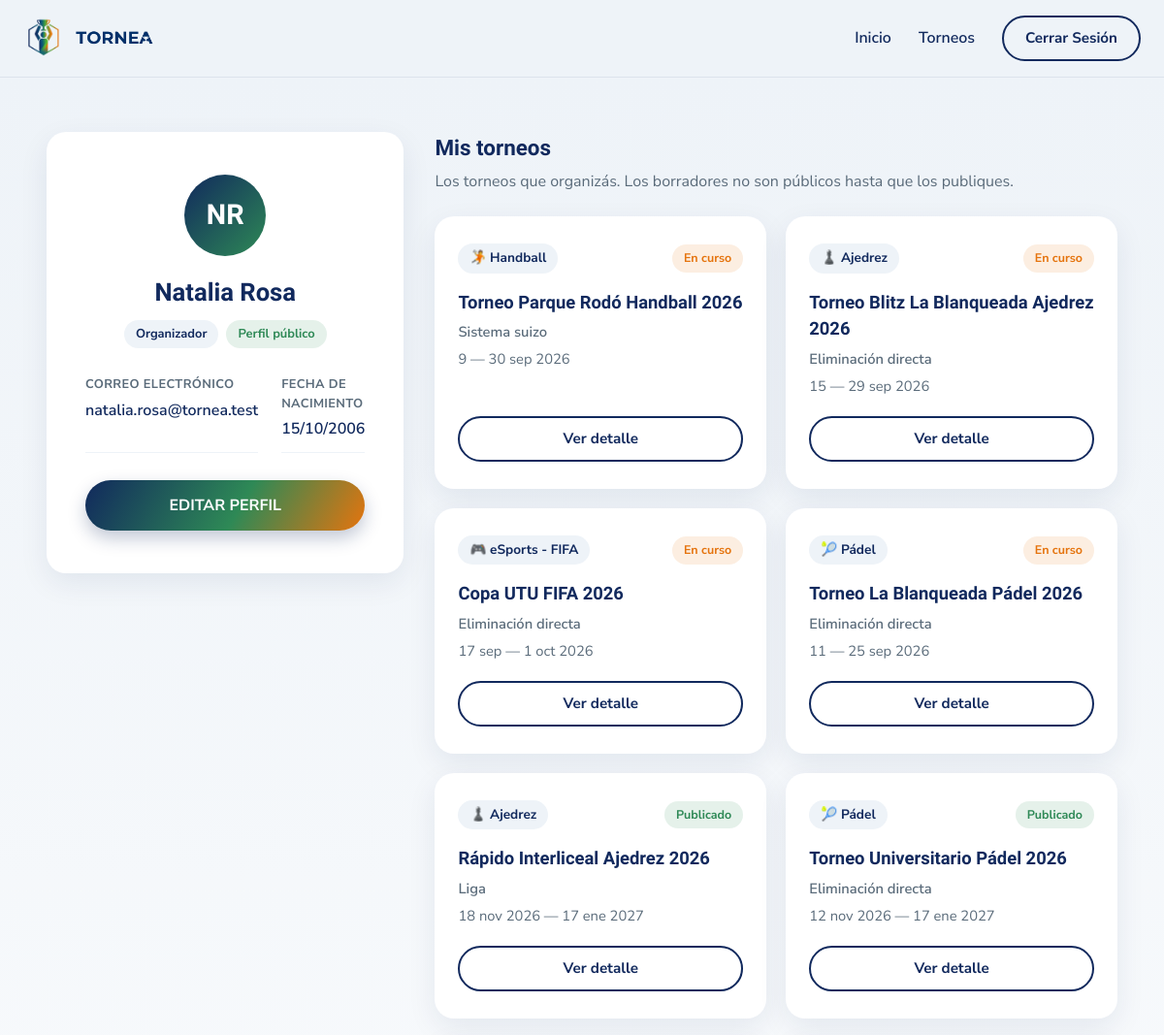
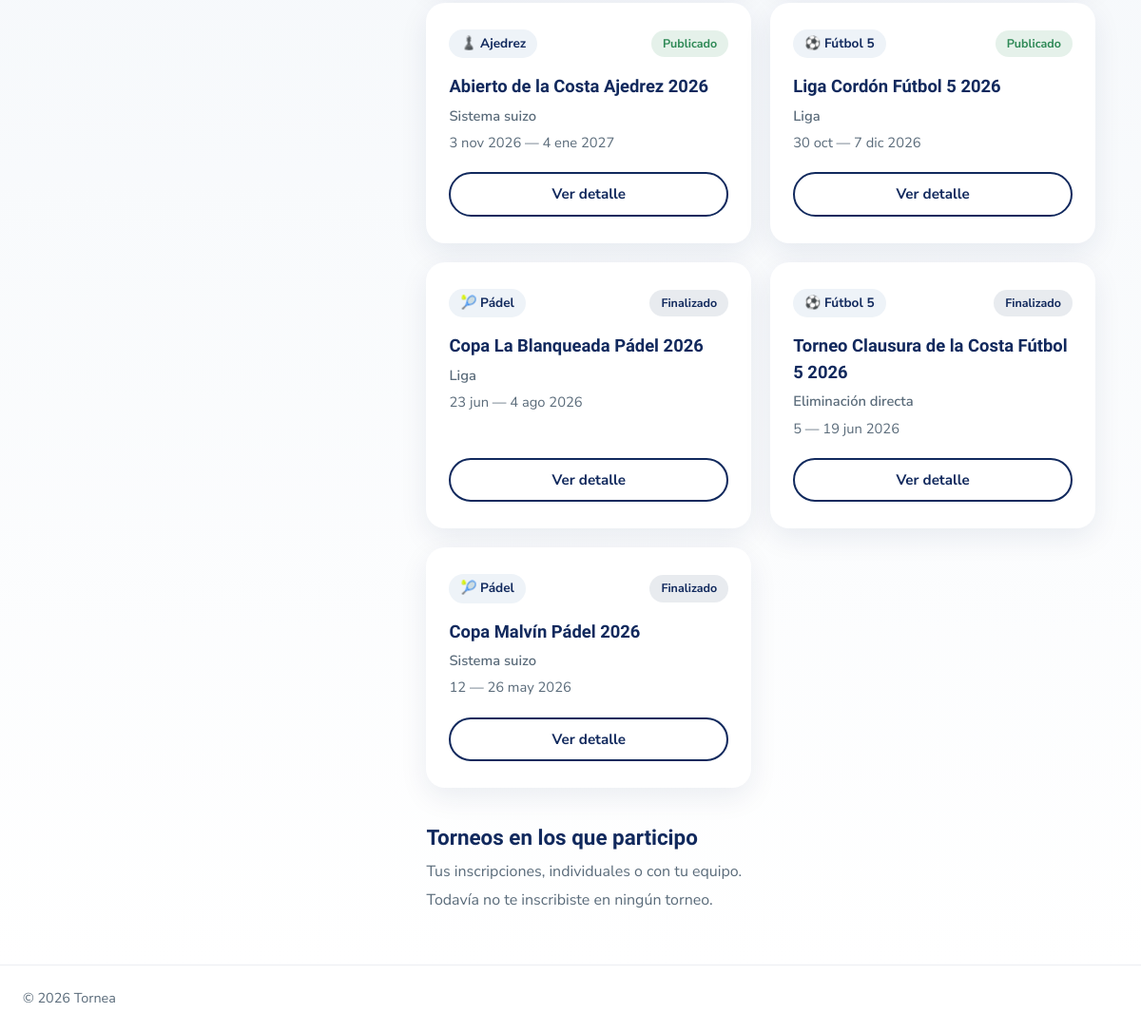
Screenshot of /app/views/perfil.php (signed in) with the database file from the repository (2 pictures, top to bottom).
### tables this page shows
CREATE TABLE torneos (
  id INT AUTO_INCREMENT PRIMARY KEY,
  nombre VARCHAR(150) NOT NULL,
  descripcion TEXT,
  deporte VARCHAR(100),
  tipo ENUM('liga','eliminacion','suizo') NOT NULL,
  modalidad ENUM('individual','equipo') NOT NULL DEFAULT 'individual',
  fecha_inicio DATE,
  fecha_fin DATE,
  estado ENUM('borrador','publicado','en_curso','finalizado') DEFAULT 'borrador',
  created_at TIMESTAMP DEFAULT CURRENT_TIMESTAMP
);

### config/database.php (called while the page is built, shortened)
<?php
function conectar() {
    try {
        $pdo = new PDO(
            'mysql:host=' . DB_HOST . ';dbname=' . DB_NAME . ';charset=utf8mb4',
            DB_USER,
            DB_PASS
        );
        $pdo->setAttribute(PDO::ATTR_ERRMODE, PDO::ERRMODE_EXCEPTION);
        $pdo->setAttribute(PDO::ATTR_DEFAULT_FETCH_MODE, PDO::FETCH_ASSOC);
        return $pdo;
    } catch (PDOException $e) {
        die('Error de conexión: ' . $e->getMessage());
    }
}

### app/models/torneo.php (called while the page is built, shortened)
<?php
require_once __DIR__ . '/../../config/database.php';
class Torneo {
    private $pdo;
    public function __construct() {
        $this->pdo = conectar();
        $this->actualizarEstadosPorFecha();
    }
    private function actualizarEstadosPorFecha() {
        $stmt = $this->pdo->query("
            SELECT id FROM torneos
            WHERE estado = 'publicado' AND fecha_inicio <= CURDATE()
        ");
        $ids = $stmt->fetchAll(PDO::FETCH_COLUMN);
        if (!$ids) {
            return;
        }
        $this->pdo->beginTransaction();
    }
    public function listarPorOrganizador($usuario_id) {
        $stmt = $this->pdo->prepare("
            SELECT t.* FROM torneos t
            JOIN torneo_organizadores o ON o.torneo_id = t.id
            WHERE o.usuario_id = ?
            ORDER BY FIELD(t.estado, 'borrador', 'en_curso', 'publicado', 'finalizado'), t.created_at DESC
        ");
        $stmt->execute([$usuario_id]);
        return $stmt->fetchAll();
    }
    public function listarParticipaciones($usuario_id) {
        $stmt = $this->pdo->prepare("
            SELECT t.id, t.nombre, t.tipo, t.estado AS estado_torneo,
                   p.estado AS estado_inscripcion, e.nombre AS equipo
            FROM participantes p
            JOIN torneos t ON t.id = p.torneo_id
            LEFT JOIN equipos e ON e.id = p.equipo_id
            WHERE p.usuario_id = ?
               OR p.equipo_id IN (SELECT equipo_id FROM equipo_miembros WHERE usuario_id = ?)
            ORDER BY FIELD(t.estado, 'en_curso', 'publicado', 'finalizado', 'borrador'), t.fecha_inicio DESC
        ");
        $stmt->execute([$usuario_id, $usuario_id]);
        return $stmt->fetchAll();
    }
}

### app/helpers/formato.php (called while the page is built, shortened)
<?php
function e($texto) {
    return htmlspecialchars((string) $texto, ENT_QUOTES, 'UTF-8');
}
function etiquetaTipo($tipo) {
    $tipos = ['liga' => 'Liga', 'eliminacion' => 'Eliminación directa', 'suizo' => 'Sistema suizo'];
    return $tipos[$tipo] ?? $tipo;
}
function etiquetaEstado($estado) {
    $estados = ['borrador' => 'Borrador', 'publicado' => 'Publicado', 'en_curso' => 'En curso', 'finalizado' => 'Finalizado'];
    return $estados[$estado] ?? $estado;
}
function claseEstado($estado) {
    return 'torneo-estado-' . str_replace('_', '-', $estado);
}
function iconoDeporte($deporte) {
    $iconos = [
        'Fútbol' => '⚽', 'Básquet' => '🏀', 'Vóley' => '🏐', 'Handball' => '🤾',
        'Ajedrez' => '♟️', 'Tenis' => '🎾', 'Pádel' => '🎾', 'Ping Pong' => '🏓', 'eSports' => '🎮',
    ];
    foreach ($iconos as $nombre => $icono) {
        if (strpos($deporte, $nombre) === 0) {
            return $icono;
        }
    }
    return '🏆';
}
function formatearFechas($inicio, $fin) {
    $meses = ['', 'ene', 'feb', 'mar', 'abr', 'may', 'jun', 'jul', 'ago', 'sep', 'oct', 'nov', 'dic'];
    $i = new DateTime($inicio);
    $textoFin = function ($f) use ($meses) {
        return $f->format('j') . ' ' . $meses[(int) $f->format('n')] . ' ' . $f->format('Y');
    };
    $f = new DateTime($fin);
    if ($i->format('Y-m') === $f->format('Y-m')) {
        return $i->format('j') . ' — ' . $textoFin($f);
    }
    if ($i->format('Y') === $f->format('Y')) {
        return $i->format('j') . ' ' . $meses[(int) $i->format('n')] . ' — ' . $textoFin($f);
    }
    return $textoFin($i) . ' — ' . $textoFin($f);
}

### app/views/partials/torneo-card.php (the view, shortened to what this page needs)
<article class="torneo-card">
  <div class="torneo-card-top">
    <span class="torneo-badge"><?= iconoDeporte($t['deporte']) ?> <?= e($t['deporte']) ?></span>
    <span class="torneo-estado <?= claseEstado($t['estado']) ?>"><?= etiquetaEstado($t['estado']) ?></span>
  </div>
  <h3 class="torneo-nombre"><?= e($t['nombre']) ?></h3>
  <p class="torneo-tipo"><?= etiquetaTipo($t['tipo']) ?></p>
  <p class="torneo-fechas"><?= formatearFechas($t['fecha_inicio'], $t['fecha_fin']) ?></p>
  <?php if (!empty($mostrar_publicar) && $t['estado'] === 'borrador'): ?>
    <a href="/tornea/app/views/torneo-detalle.php?id=<?= (int) $t['id'] ?>" class="btn btn-outline btn-block torneo-card-ver">Ver y editar</a>
    <div class="torneo-card-acciones">
      <form action="/tornea/app/controllers/TorneoController.php?accion=publicar" method="post">
        <input type="hidden" name="id" value="<?= (int) $t['id'] ?>" />
        <button type="submit" class="btn btn-gradient">Publicar</button>
      </form>
      <form action="/tornea/app/controllers/TorneoController.php?accion=eliminar" method="post"
            onsubmit="return confirm('¿Estás seguro de que querés eliminar este torneo? Esta acción no se puede deshacer.');">
        <input type="hidden" name="id" value="<?= (int) $t['id'] ?>" />
        <button type="submit" class="btn btn-peligro">Eliminar</button>
      </form>
    </div>
  <?php else: ?>
    <a href="/tornea/app/views/torneo-detalle.php?id=<?= (int) $t['id'] ?>" class="btn btn-outline btn-block">Ver detalle</a>
  <?php endif; ?>
</article>

### app/views/perfil.php (shortened to what this page needs)
<?php
require_once __DIR__ . '/../models/torneo.php';
require_once __DIR__ . '/../helpers/formato.php';
$usuario = $_SESSION['usuario'];
$modeloTorneo = new Torneo();
$mis_torneos = $modeloTorneo->listarPorOrganizador($usuario['id']);
$participaciones = $modeloTorneo->listarParticipaciones($usuario['id']);
?>
<!DOCTYPE html>
<html lang="es">
<head>
  <link rel="stylesheet" href="/tornea/css/style.css" />
  <link rel="stylesheet" href="/tornea/css/torneos.css?v=3" />
  <link rel="stylesheet" href="/tornea/css/perfil.css?v=3" />
</head>
<body>
  <header class="site-header">
    <div class="container header-inner">
      <a href="/tornea/index.php" class="logo">
        <img src="/tornea/img/logo.png" alt="Tornea" class="logo-icon" />
        <img src="/tornea/img/TORNEA_logo.png" alt="Tornea" class="logo-wordmark">
      </a>
      <nav class="main-nav">
        <a href="/tornea/index.php" class="nav-link">Inicio</a>
        <a href="/tornea/app/views/torneos.php" class="nav-link">Torneos</a>
        <a href="/tornea/app/controllers/UsuarioController.php?accion=logout" class="btn btn-outline">Cerrar Sesión</a>
      </nav>
    </div>
  </header>
  <main>
    <section class="perfil-section">
      <div class="container perfil-layout">
        <div class="perfil-card">
          <div class="perfil-avatar">
            <?= strtoupper(substr($usuario['nombre'], 0, 1) . substr($usuario['apellido'], 0, 1)) ?>
          </div>
          <h1 class="perfil-nombre"><?= $usuario['nombre'] . ' ' . $usuario['apellido'] ?></h1>
          <div class="perfil-badges">
            <span class="perfil-badge"><?= ucfirst($usuario['rol']) ?></span>
            <?php if ($usuario['perfil_publico']): ?>
              <span class="perfil-badge perfil-badge-publico">Perfil público</span>
            <?php else: ?>
              <span class="perfil-badge perfil-badge-privado">Perfil privado</span>
            <?php endif; ?>
          </div>
          <div class="perfil-info">
            <div class="perfil-info-item">
              <span class="perfil-info-label">Correo electrónico</span>
              <span class="perfil-info-value"><?= $usuario['email'] ?></span>
            </div>
            <?php if (!empty($usuario['fecha_nac'])): ?>
              <div class="perfil-info-item">
                <span class="perfil-info-label">Fecha de nacimiento</span>
                <span class="perfil-info-value"><?= date('d/m/Y', strtotime($usuario['fecha_nac'])) ?></span>
              </div>
            <?php endif; ?>
          </div>
          <a href="/tornea/app/views/perfil-editar.php" class="btn btn-gradient btn-lg btn-block">EDITAR PERFIL</a>
        </div>
        <div class="perfil-torneos">
          <div class="perfil-torneos-header">
            <h2 class="perfil-torneos-titulo">Mis torneos</h2>
            <p class="perfil-torneos-subtitle">Los torneos que organizás. Los borradores no son públicos hasta que los publiques.</p>
          </div>
          <div class="perfil-torneos-grid">
            <?php $mostrar_publicar = true; ?>
            <?php foreach ($mis_torneos as $t): ?>
              <?php include __DIR__ . '/partials/torneo-card.php'; ?>
            <?php endforeach; ?>
          </div>
          <div class="perfil-participaciones">
            <div class="perfil-torneos-header">
              <h2 class="perfil-torneos-titulo">Torneos en los que participo</h2>
              <p class="perfil-torneos-subtitle">Tus inscripciones, individuales o con tu equipo.</p>
            </div>
            <?php if ($participaciones): ?>
              <ul class="participacion-list">
                <?php foreach ($participaciones as $p): ?>
                  <li class="participacion-item">
                    <div class="participacion-info">
                      <a href="/tornea/app/views/torneo-detalle.php?id=<?= (int) $p['id'] ?>" class="participacion-nombre"><?= e($p['nombre']) ?></a>
                      <span class="participacion-tipo">
                        <?= etiquetaTipo($p['tipo']) ?> · <?= etiquetaEstado($p['estado_torneo']) ?>
                        <?php if ($p['equipo']): ?> · con <?= e($p['equipo']) ?><?php endif; ?>
                      </span>
                    </div>
                    <span class="participacion-resultado participacion-<?= e($p['estado_inscripcion']) ?>">
                      Inscripción <?= e($p['estado_inscripcion']) ?>
                    </span>
                  </li>
                <?php endforeach; ?>
              </ul>
            <?php else: ?>
              <p class="perfil-torneos-subtitle">Todavía no te inscribiste en ningún torneo.</p>
            <?php endif; ?>
          </div>
        </div>
      </div>
    </section>
  </main>
  <footer class="site-footer">
    <div class="container footer-inner">
      <p class="copyright">© 2026 Tornea</p>
    </div>
  </footer>
</body>
</html>

### css/style.css (style rules this page uses)
* { margin: 0; padding: 0; box-sizing: border-box; }
:root { --navy: #11295d; --navy-light: #53648a; --green: #2e8956; --green-light: #68aa85; --red: #c0392b; --gold: #e5740e; --gold-light: #ea9243; --gray-text: #5a6b7a; --bg-light: #eef3f8; --white: #ffffff; --radius-pill: 999px; --radius-card: 20px; --shadow-soft: 0 10px 30px rgba(17, 41, 93, 0.08); --shadow-btn: 0 8px 18px rgba(17, 41, 93, 0.25); }
html { scroll-behavior: smooth; }
html, body { overflow-x: hidden; }
body { font-family: 'Nunito Sans', sans-serif; color: var(--navy); background: var(--white); line-height: 1.5; }
.container { max-width: 1200px; margin: 0 auto; padding: 0 24px; }
a { text-decoration: none; color: inherit; }
.btn { display: inline-flex; align-items: center; justify-content: center; gap: 6px; padding: 8px 16px; border-radius: var(--radius-pill); font-weight: 700; font-size: 0.85rem; white-space: nowrap; transition: transform 0.15s ease, box-shadow 0.15s ease; }
.btn-lg { padding: 11px 20px; font-size: 0.92rem; }
.btn-outline { border: 2px solid var(--navy); color: var(--navy); background: transparent; }
.btn-gradient { background: linear-gradient(120deg, var(--navy) 0%, var(--green) 55%, var(--gold) 100%); color: var(--white); box-shadow: var(--shadow-btn); }
.site-header { background: var(--bg-light); border-bottom: 1px solid rgba(17, 41, 93, 0.08); position: sticky; top: 0; z-index: 100; }
.header-inner { display: flex; flex-wrap: wrap; align-items: center; justify-content: center; gap: 10px; padding-top: 12px; padding-bottom: 12px; }
.logo { display: flex; align-items: center; gap: 8px; }
.logo-icon { width: 34px; height: 34px; object-fit: contain; }
.logo-wordmark { height: 22px; width: auto; object-fit: contain; }
.main-nav { display: flex; align-items: center; gap: 12px; }
.nav-link { font-weight: 600; color: var(--navy); display: none; }
.site-footer { border-top: 1px solid rgba(17, 41, 93, 0.08); padding: 24px 0; }
.footer-inner { display: flex; flex-direction: column; align-items: center; justify-content: center; gap: 14px; text-align: center; }
.copyright { color: var(--gray-text); font-size: 0.9rem; }
@media (min-width: 640px) { .header-inner { flex-wrap: nowrap; justify-content: space-between; padding-top: 16px; padding-bottom: 16px; } }
@media (min-width: 640px) { .logo { gap: 10px; } }
@media (min-width: 640px) { .logo-icon { width: 42px; height: 42px; } }
@media (min-width: 640px) { .logo-wordmark { height: 28px; } }
@media (min-width: 640px) { .btn { gap: 8px; padding: 10px 22px; font-size: 0.95rem; } }
@media (min-width: 640px) { .btn-lg { padding: 14px 28px; font-size: 1rem; } }
@media (min-width: 640px) { .main-nav { gap: 28px; } }
@media (min-width: 640px) { .nav-link { display: inline; } }
@media (min-width: 640px) { .footer-inner { flex-direction: row; justify-content: space-between; text-align: left; } }

### css/torneos.css (style rules this page uses)
.torneo-card { background: var(--white); border-radius: var(--radius-card); box-shadow: var(--shadow-soft); padding: 28px 24px; display: flex; flex-direction: column; gap: 6px; }
.torneo-card-top { display: flex; align-items: center; justify-content: space-between; margin-bottom: 6px; }
.torneo-badge { font-size: 0.85rem; font-weight: 700; color: var(--navy); background: var(--bg-light); border-radius: var(--radius-pill); padding: 5px 12px; }
.torneo-estado { font-size: 0.78rem; font-weight: 700; border-radius: var(--radius-pill); padding: 5px 12px; }
.torneo-estado-publicado { color: var(--green); background: rgba(46, 137, 86, 0.12); }
.torneo-estado-en-curso { color: var(--gold); background: rgba(229, 116, 14, 0.12); }
.torneo-nombre { font-family: 'Baloo 2', sans-serif; font-weight: 700; font-size: 1.15rem; color: var(--navy); margin-top: 4px; }
.torneo-tipo { color: var(--gray-text); font-weight: 600; font-size: 0.92rem; }
.torneo-fechas { color: var(--gray-text); font-size: 0.92rem; margin-bottom: 14px; }
.btn-block { width: 100%; margin-top: auto; }
.torneo-estado-finalizado { color: var(--navy); background: rgba(30, 58, 95, 0.1); }

### rows the page displays
torneos: deporte "🤾", deporte "Handball", estado "En curso", nombre "Torneo Parque Rodó Handball 2026", tipo "Sistema suizo", formatearFechas($t['fecha_inicio'], $t['fecha_fin']) "9 — 30 sep 2026"
torneos: deporte "♟️", deporte "Ajedrez", estado "En curso", nombre "Torneo Blitz La Blanqueada Ajedrez 2026", tipo "Eliminación directa", formatearFechas($t['fecha_inicio'], $t['fecha_fin']) "15 — 29 sep 2026"
torneos: deporte "🎮", deporte "eSports - FIFA", estado "En curso", nombre "Copa UTU FIFA 2026", tipo "Eliminación directa", formatearFechas($t['fecha_inicio'], $t['fecha_fin']) "17 sep — 1 oct 2026"
torneos: deporte "🎾", deporte "Pádel", estado "En curso", nombre "Torneo La Blanqueada Pádel 2026", tipo "Eliminación directa", formatearFechas($t['fecha_inicio'], $t['fecha_fin']) "11 — 25 sep 2026"
torneos: deporte "♟️", deporte "Ajedrez", estado "Publicado", nombre "Rápido Interliceal Ajedrez 2026", tipo "Liga", formatearFechas($t['fecha_inicio'], $t['fecha_fin']) "18 nov 2026 — 17 ene 2027"
torneos: deporte "🎾", deporte "Pádel", estado "Publicado", nombre "Torneo Universitario Pádel 2026", tipo "Eliminación directa", formatearFechas($t['fecha_inicio'], $t['fecha_fin']) "12 nov 2026 — 17 ene 2027"
torneos: deporte "♟️", deporte "Ajedrez", estado "Publicado", nombre "Abierto de la Costa Ajedrez 2026", tipo "Sistema suizo", formatearFechas($t['fecha_inicio'], $t['fecha_fin']) "3 nov 2026 — 4 ene 2027"
torneos: deporte "⚽", deporte "Fútbol 5", estado "Publicado", nombre "Liga Cordón Fútbol 5 2026", tipo "Liga", formatearFechas($t['fecha_inicio'], $t['fecha_fin']) "30 oct — 7 dic 2026"
torneos: deporte "🎾", deporte "Pádel", estado "Finalizado", nombre "Copa La Blanqueada Pádel 2026", tipo "Liga", formatearFechas($t['fecha_inicio'], $t['fecha_fin']) "23 jun — 4 ago 2026"
torneos: deporte "⚽", deporte "Fútbol 5", estado "Finalizado", nombre "Torneo Clausura de la Costa Fútbol 5 2026", tipo "Eliminación directa", formatearFechas($t['fecha_inicio'], $t['fecha_fin']) "5 — 19 jun 2026"
torneos: deporte "🎾", deporte "Pádel", estado "Finalizado", nombre "Copa Malvín Pádel 2026", tipo "Sistema suizo", formatearFechas($t['fecha_inicio'], $t['fecha_fin']) "12 — 26 may 2026"

### other values shown
substr($usuario['nombre'], 0, 1) . substr($usuario['apellido'], 0, 1) "NR"
$usuario['nombre'] "Natalia"
$usuario['apellido'] "Rosa"
$usuario['rol'] "Organizador"
$usuario['email'] "natalia.rosa@tornea.test"
date('d/m/Y', strtotime($usuario['fecha_nac'])) "15/10/2006"
